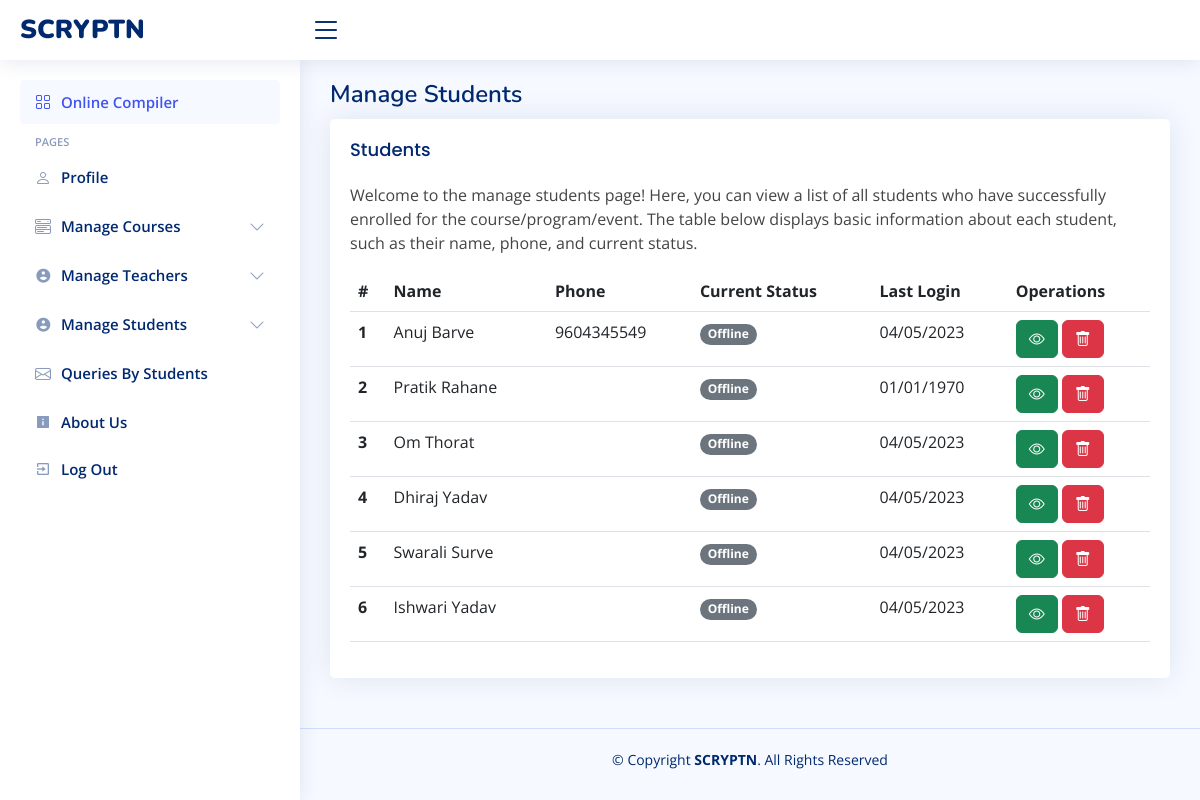
The page /admin/manage_students.php on the database as committed earlier.
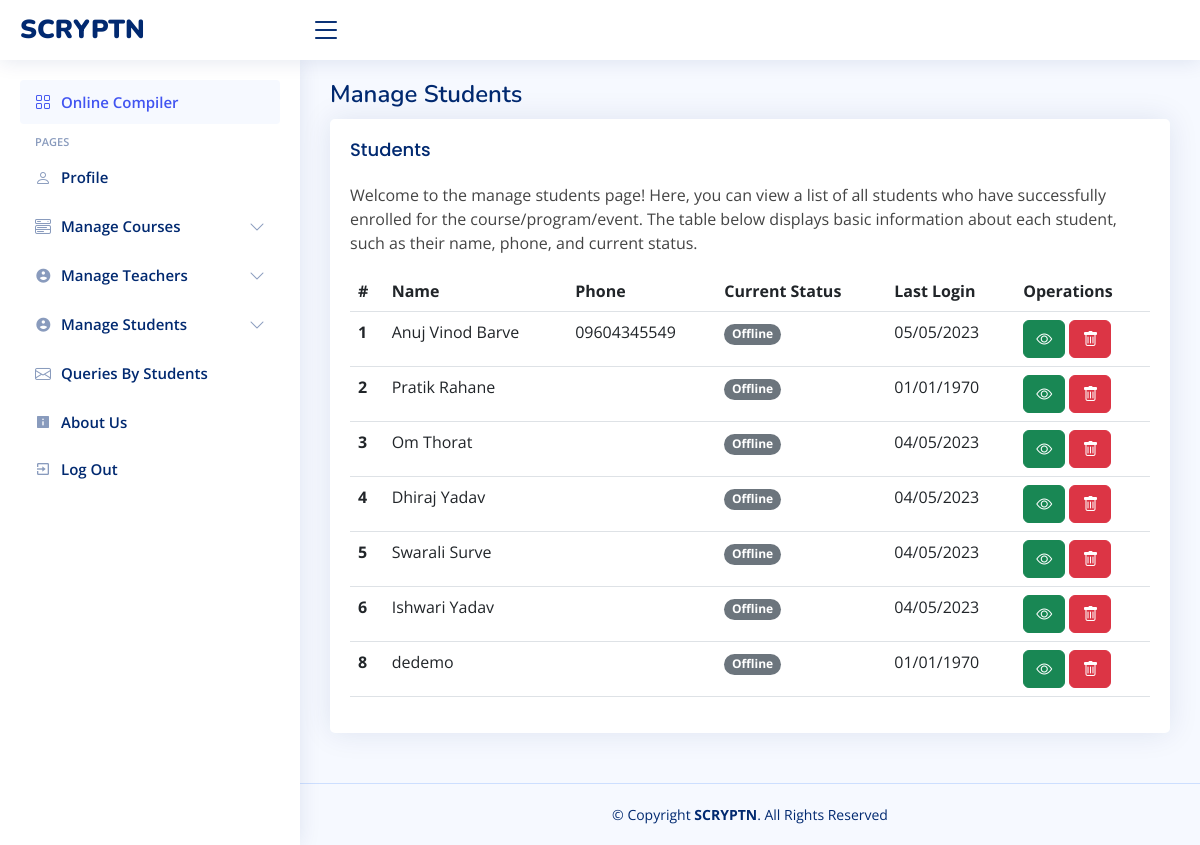
The same page on the database as committed later.
### tables this page shows
CREATE TABLE `users` (
  `userID` int(11) NOT NULL,
  `userName` varchar(128) NOT NULL,
  `userEmail` varchar(128) NOT NULL,
  `userAddr` varchar(255) DEFAULT NULL,
  `userPhone` varchar(255) DEFAULT NULL,
  `userUid` varchar(128) NOT NULL,
  `userPwd` varchar(128) NOT NULL,
  `user_ln` text DEFAULT NULL,
  `user_gh` text DEFAULT NULL,
  `user_in` varchar(255) DEFAULT NULL,
  `user_tw` varchar(255) DEFAULT NULL,
  `user_desc` text DEFAULT NULL,
  `user_photo` varchar(255) DEFAULT NULL,
  `last_login` bigint(20) DEFAULT NULL
);

### admin/manage_students.php (the view, shortened to what this page needs)
<!DOCTYPE html>
<html lang="en">
<head>
    <link href="../assets/vendor/bootstrap/css/bootstrap.min.css" rel="stylesheet">
    <link href="../assets/vendor/bootstrap-icons/bootstrap-icons.css" rel="stylesheet">
    <link href="../assets/vendor/boxicons/css/boxicons.min.css" rel="stylesheet">
    <link href="../assets/vendor/quill/quill.snow.css" rel="stylesheet">
    <link href="../assets/vendor/quill/quill.bubble.css" rel="stylesheet">
    <link href="../assets/vendor/remixicon/remixicon.css" rel="stylesheet">
    <link href="../assets/vendor/simple-datatables/style.css" rel="stylesheet">
    <link href="../assets/css/style.css" rel="stylesheet">
</head>
<body>
    <?php include './includes/header.php'; ?>
    <?php include './includes/sidenav.php'; ?>
    <main id="main" class="main">
        <div class="pagetitle">
            <h1>Manage Students</h1>
        </div>
        <section class="section">
      <div class="row">
        <div class="col-lg-12">
          <div class="card">
            <div class="card-body">
              <h5 class="card-title">Students</h5>
              <p>Welcome to the manage students page! Here, you can view a list of all students who have successfully enrolled for the course/program/event. The table below displays basic information about each student, such as their name, phone, and current status.</p>
              <table class="table datatable">
                <thead>
                  <tr>
                    <th scope="col">#</th>
                    <th scope="col">Name</th>
                    <th scope="col">Phone</th>
                    <th scope="col">Current Status</th>
                    <th scope="col">Last Login</th>
                    <th scope="col">Operations</th>
                  </tr>
                </thead>
                <tbody>
                <?php
                $servername = "localhost";
                $username = "root";
                $password = "";
                $databasename = "scr";
                $conn = new mysqli(
                    $servername,
                    $username,
                    $password,
                    $databasename
                );
                $query_file = "SELECT * FROM `users`";
                $time = time();
                $result_file = $conn->query($query_file);
                if ($result_file->num_rows > 0) {
                    while ($row = $result_file->fetch_assoc()) {
                        $date = date('d/m/Y',$row['last_login']);
                        $status = 'Offline';
                        if($row['last_login']>$time)
                        {
                            $status = 'Online';
                            $class = 'bg-success';
                        }
                        else
                        {
                            $status = 'Offline';
                            $class = 'bg-secondary';
                        }
                        echo "<tr>";
                        echo "<th scope='row'>".$row['userID']."</th>";
                        echo "<td>".$row['userName']."</td>";
                        echo "<td>".$row['userPhone']."</td>";
                        echo "<td><span class='badge rounded-pill $class'>".$status."</span></td>";
                        echo "<td>".$date."</td>";
                        echo "<td><a href='./view_student.php?id=" . $row['userID'] . "'><button type='button' class='mt-10 btn btn-success'><i class='bi bi-eye'></i></button> <a href='../inc/delete_stud.php?id=" . $row['userID'] . "'><button type='button' class='btn btn-danger'><i class='bi bi-trash'></i></button></a></td>";
                        echo "</tr>";
                    }
                } else {
                    echo "0 results";
                }
                ?>
                </tbody>
              </table>
            </div>
          </div>
        </div>
      </div>
    </section>
    </main>
    <footer id="footer" class="footer">
        <div class="copyright">
            &copy; Copyright <strong><span>SCRYPTN</span></strong>. All Rights Reserved
        </div>
    </footer>
</body>
</html>

### admin/includes/header.php
<header id="header" class="header fixed-top d-flex align-items-center">
    <div class="d-flex align-items-center justify-content-between">
      <a href="index.html" class="logo d-flex align-items-center">
        <span class="d-none d-lg-block"><b>  SCRYPTN</b></span>
      </a>
      <i class="bi bi-list toggle-sidebar-btn"></i>
    </div>
  </header>

### admin/includes/sidenav.php (shortened to what this page needs)
<aside id="sidebar" class="sidebar">
    <ul class="sidebar-nav" id="sidebar-nav">
      <li class="nav-item">
        <a class="nav-link " href="index.php">
          <i class="bi bi-grid"></i>
          <span>Online Compiler</span>
        </a>
      </li>
      <li class="nav-heading">Pages</li>
      <li class="nav-item">
        <a class="nav-link collapsed" href="profile.php">
          <i class="bi bi-person"></i>
          <span>Profile</span>
        </a>
      </li>
      <li class="nav-item">
        <a class="nav-link collapsed" data-bs-target="#courses-nav" data-bs-toggle="collapse" href="#">
          <i class="bi bi-menu-button-wide"></i><span>Manage Courses</span><i class="bi bi-chevron-down ms-auto"></i>
        </a>
      </li>
      <li class="nav-item">
        <a class="nav-link collapsed" data-bs-target="#teachers-nav" data-bs-toggle="collapse" href="#">
          <i class="ri-account-circle-fill"></i><span>Manage Teachers</span><i class="bi bi-chevron-down ms-auto"></i>
        </a>
      </li>
      <li class="nav-item">
        <a class="nav-link collapsed" data-bs-target="#students-nav" data-bs-toggle="collapse" href="#">
          <i class="ri-account-circle-fill"></i><span>Manage Students</span><i class="bi bi-chevron-down ms-auto"></i>
        </a>
      </li>
      <li class="nav-item">
        <a class="nav-link collapsed" href="queries.php">
          <i class="bi bi-envelope"></i>
          <span>Queries By Students</span>
        </a>
      </li>
      <li class="nav-item">
        <a class="nav-link collapsed" href="../index.php#about">
          <i class="bx bxs-info-square"></i>
          <span>About Us</span>
        </a>
      </li>
      <li class="nav-item">
        <a class="nav-link collapsed" href="../inc/logout.php">
          <i class="bx bx-exit"></i>
          <span>Log Out</span>
        </a>
      </li>
    </ul>
  </aside>

### assets/css/style.css (style rules this page uses)
:root { scroll-behavior: smooth; }
body { font-family: "Open Sans", sans-serif; background: #f6f9ff; color: #444444; }
a { color: #4154f1; text-decoration: none; }
h1, h2, h3, h4, h5, h6 { font-family: "Nunito", sans-serif; }
#main { margin-top: 60px; padding: 20px 30px; transition: all 0.3s; }
.pagetitle { margin-bottom: 10px; }
.pagetitle h1 { font-size: 24px; margin-bottom: 0; font-weight: 600; color: #012970; }
.card { margin-bottom: 30px; border: none; border-radius: 5px; box-shadow: 0px 0 30px rgba(1, 41, 112, 0.1); }
.card-title { padding: 20px 0 15px 0; font-size: 18px; font-weight: 500; color: #012970; font-family: "Poppins", sans-serif; }
.card-body { padding: 0 20px 20px 20px; }
.logo { line-height: 1; }
@media (min-width: 1200px) { .logo { width: 280px; } }
.logo span { font-size: 26px; font-weight: 700; color: #012970; font-family: "Nunito", sans-serif; }
.header { transition: all 0.5s; z-index: 997; height: 60px; box-shadow: 0px 2px 20px rgba(1, 41, 112, 0.1); background-color: #fff; padding-left: 20px; }
.header .toggle-sidebar-btn { font-size: 32px; padding-left: 10px; cursor: pointer; color: #012970; }
.sidebar { position: fixed; top: 60px; left: 0; bottom: 0; width: 300px; z-index: 996; transition: all 0.3s; padding: 20px; overflow-y: auto; scrollbar-width: thin; scrollbar-color: #aab7cf transparent; box-shadow: 0px 0px 20px rgba(1, 41, 112, 0.1); background-color: #fff; }
@media (min-width: 1200px) { #main, #footer { margin-left: 300px; } }
.sidebar-nav { padding: 0; margin: 0; list-style: none; }
.sidebar-nav li { padding: 0; margin: 0; list-style: none; }
.sidebar-nav .nav-item { margin-bottom: 5px; }
.sidebar-nav .nav-heading { font-size: 11px; text-transform: uppercase; color: #899bbd; font-weight: 600; margin: 10px 0 5px 15px; }
.sidebar-nav .nav-link { display: flex; align-items: center; font-size: 15px; font-weight: 600; color: #4154f1; transition: 0.3; background: #f6f9ff; padding: 10px 15px; border-radius: 4px; }
.sidebar-nav .nav-link i { font-size: 16px; margin-right: 10px; color: #4154f1; }
.sidebar-nav .nav-link.collapsed { color: #012970; background: #fff; }
.sidebar-nav .nav-link.collapsed i { color: #899bbd; }
.sidebar-nav .nav-link .bi-chevron-down { margin-right: 0; transition: transform 0.2s ease-in-out; }
.footer { padding: 20px 0; font-size: 14px; transition: all 0.3s; border-top: 1px solid #cddfff; }
.footer .copyright { text-align: center; color: #012970; }

Rows that differ between the two databases and show on the page:
changed users id 1: userName "Anuj Barve" → "Anuj Vinod Barve"; userPhone "9604345549" → "09604345549"; last_login "04/05/2023" → "05/05/2023"
added users: userID "8", userName "dedemo", last_login "Offline", last_login "01/01/1970"
